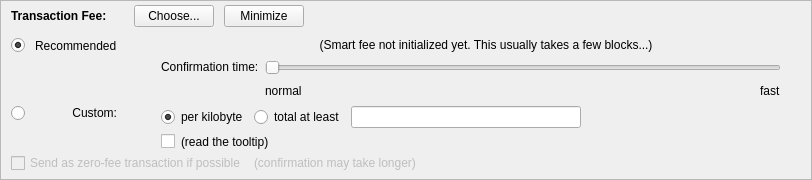
    <widget class="QFrame" name="frameFee">
     <property name="sizePolicy">
      <sizepolicy hsizetype="Expanding" vsizetype="Expanding">
       <horstretch>0</horstretch>
       <verstretch>0</verstretch>
      </sizepolicy>
     </property>
     <property name="maximumSize">
      <size>
       <width>16777215</width>
       <height>16777215</height>
      </size>
     </property>
     <property name="frameShape">
      <enum>QFrame::StyledPanel</enum>
     </property>
     <property name="frameShadow">
      <enum>QFrame::Sunken</enum>
     </property>
     <layout class="QVBoxLayout" name="verticalLayoutFee1">
      <property name="spacing">
       <number>0</number>
      </property>
      <property name="leftMargin">
       <number>0</number>
      </property>
      <property name="topMargin">
       <number>0</number>
      </property>
      <property name="rightMargin">
       <number>0</number>
      </property>
      <property name="bottomMargin">
       <number>0</number>
      </property>
      <item>
       <layout class="QVBoxLayout" name="verticalLayoutFee2" stretch="0,0,0">
        <property name="spacing">
         <number>0</number>
        </property>
        <property name="leftMargin">
         <number>10</number>
        </property>
        <property name="topMargin">
         <number>0</number>
        </property>
        <item>
         <layout class="QHBoxLayout" name="horizontalLayoutFee1">
          <property name="bottomMargin">
           <number>0</number>
          </property>
          <item>
           <layout class="QVBoxLayout" name="verticalLayoutFee7">
            <property name="spacing">
             <number>0</number>
            </property>
            <item>
             <spacer name="verticalSpacerSmartFee">
              <property name="orientation">
               <enum>Qt::Vertical</enum>
              </property>
              <property name="sizeType">
               <enum>QSizePolicy::Fixed</enum>
              </property>
              <property name="sizeHint" stdset="0">
               <size>
                <width>1</width>
                <height>4</height>
               </size>
              </property>
             </spacer>
            </item>
            <item>
             <layout class="QHBoxLayout" name="horizontalLayoutSmartFee">
              <property name="spacing">
               <number>10</number>
              </property>
              <item>
               <widget class="QLabel" name="labelFeeHeadline">
                <property name="sizePolicy">
                 <sizepolicy hsizetype="Preferred" vsizetype="Maximum">
                  <horstretch>0</horstretch>
                  <verstretch>0</verstretch>
                 </sizepolicy>
                </property>
                <property name="font">
                 <font>
                  <weight>75</weight>
                  <bold>true</bold>
                 </font>
                </property>
                <property name="styleSheet">
                 <string notr="true">font-weight:bold;</string>
                </property>
                <property name="text">
                 <string>Transaction Fee:</string>
                </property>
               </widget>
              </item>
              <item>
               <widget class="QLabel" name="labelFeeMinimized">
                <property name="text">
                 <string/>
                </property>
               </widget>
              </item>
              <item>
               <widget class="QPushButton" name="buttonChooseFee">
                <property name="text">
                 <string>Choose...</string>
                </property>
               </widget>
              </item>
              <item>
               <widget class="QPushButton" name="buttonMinimizeFee">
                <property name="toolTip">
                 <string>collapse fee-settings</string>
                </property>
                <property name="text">
                 <string>Minimize</string>
                </property>
               </widget>
              </item>
             </layout>
            </item>
            <item>
             <spacer name="verticalSpacer_5">
              <property name="orientation">
               <enum>Qt::Vertical</enum>
              </property>
              <property name="sizeHint" stdset="0">
               <size>
                <width>1</width>
                <height>1</height>
               </size>
              </property>
             </spacer>
            </item>
           </layout>
          </item>
          <item>
           <spacer name="horizontalSpacer_4">
            <property name="orientation">
             <enum>Qt::Horizontal</enum>
            </property>
            <property name="sizeHint" stdset="0">
             <size>
              <width>40</width>
              <height>20</height>
             </size>
            </property>
           </spacer>
          </item>
         </layout>
        </item>
        <item>
         <widget class="QFrame" name="frameFeeSelection">
          <layout class="QVBoxLayout" name="verticalLayoutFee12">
           <property name="spacing">
            <number>0</number>
           </property>
           <property name="leftMargin">
            <number>0</number>
           </property>
           <property name="topMargin">
            <number>0</number>
           </property>
           <property name="rightMargin">
            <number>0</number>
           </property>
           <property name="bottomMargin">
            <number>0</number>
           </property>
           <item>
            <layout class="QGridLayout" name="gridLayoutFee">
             <property name="topMargin">
              <number>10</number>
             </property>
             <property name="bottomMargin">
              <number>4</number>
             </property>
             <property name="horizontalSpacing">
              <number>10</number>
             </property>
             <property name="verticalSpacing">
              <number>4</number>
             </property>
             <item row="2" column="4">
              <layout class="QVBoxLayout" name="verticalLayoutFee8">
               <property name="spacing">
                <number>6</number>
               </property>
               <item>
                <layout class="QHBoxLayout" name="horizontalLayoutFee13">
                 <item>
                  <widget class="QRadioButton" name="radioCustomPerKilobyte">
                   <property name="toolTip">
                    <string>If the custom fee is set to 1000 uBREWHAUSTs and the transaction is only 250 bytes, then &quot;per kilobyte&quot; only pays 250 uBREWHAUSTs in fee,&lt;br /&gt;while &quot;at least&quot; pays 1000 uBREWHAUSTs. For transactions bigger than a kilobyte both pay by kilobyte.</string>
                   </property>
                   <property name="text">
                    <string>per kilobyte</string>
                   </property>
                   <property name="checked">
                    <bool>true</bool>
                   </property>
                   <attribute name="buttonGroup">
                    <string notr="true">groupCustomFee</string>
                   </attribute>
                  </widget>
                 </item>
                 <item>
                  <widget class="QRadioButton" name="radioCustomAtLeast">
                   <property name="toolTip">
                    <string>If the custom fee is set to 1000 uBREWHAUSTs and the transaction is only 250 bytes, then &quot;per kilobyte&quot; only pays 250 uBREWHAUSTs in fee,&lt;br /&gt;while &quot;total at least&quot; pays 1000 uBREWHAUSTs. For transactions bigger than a kilobyte both pay by kilobyte.</string>
                   </property>
                   <property name="text">
                    <string>total at least</string>
                   </property>
                   <attribute name="buttonGroup">
                    <string notr="true">groupCustomFee</string>
                   </attribute>
                  </widget>
                 </item>
                 <item>
                  <widget class="BitcoinAmountField" name="customFee"/>
                 </item>
                 <item>
                  <spacer name="horizontalSpacer_6">
                   <property name="orientation">
                    <enum>Qt::Horizontal</enum>
                   </property>
                   <property name="sizeHint" stdset="0">
                    <size>
                     <width>1</width>
                     <height>1</height>
                    </size>
                   </property>
                  </spacer>
                 </item>
                </layout>
               </item>
               <item>
                <layout class="QHBoxLayout" name="horizontalLayoutFee8">
                 <item>
                  <widget class="QCheckBox" name="checkBoxMinimumFee">
                   <property name="toolTip">
                    <string>Paying only the minimum fee is just fine as long as there is less transaction volume than space in the blocks.&lt;br /&gt;But be aware that this can end up in a never confirming transaction once there is more demand for BREWHAUST transactions than the network can process.</string>
                   </property>
                   <property name="text">
                    <string/>
                   </property>
                  </widget>
                 </item>
                 <item>
                  <widget class="QLabel" name="labelMinFeeWarning">
                   <property name="enabled">
                    <bool>true</bool>
                   </property>
                   <property name="toolTip">
                    <string>Paying only the minimum fee is just fine as long as there is less transaction volume than space in the blocks.&lt;br /&gt;But be aware that this can end up in a never confirming transaction once there is more demand for BREWHAUST transactions than the network can process.</string>
                   </property>
                   <property name="text">
                    <string>(read the tooltip)</string>
                   </property>
                   <property name="margin">
                    <number>5</number>
                   </property>
                  </widget>
                 </item>
                 <item>
                  <spacer name="horizontalSpacer_2">
                   <property name="orientation">
                    <enum>Qt::Horizontal</enum>
                   </property>
                   <property name="sizeHint" stdset="0">
                    <size>
                     <width>1</width>
                     <height>1</height>
                    </size>
                   </property>
                  </spacer>
                 </item>
                </layout>
               </item>
              </layout>
             </item>
             <item row="1" column="0">
              <layout class="QVBoxLayout" name="verticalLayoutFee4" stretch="1">
               <item>
                <spacer name="verticalSpacer_2">
                 <property name="orientation">
                  <enum>Qt::Vertical</enum>
                 </property>
                 <property name="sizeHint" stdset="0">
                  <size>
                   <width>1</width>
                   <height>1</height>
                  </size>
                 </property>
                </spacer>
               </item>
              </layout>
             </item>
             <item row="2" column="0">
              <layout class="QVBoxLayout" name="verticalLayoutFee9" stretch="0,1">
               <item>
                <widget class="QRadioButton" name="radioCustomFee">
                 <property name="text">
                  <string/>
                 </property>
                 <attribute name="buttonGroup">
                  <string notr="true">groupFee</string>
                 </attribute>
                </widget>
               </item>
               <item>
                <spacer name="verticalSpacer_6">
                 <property name="orientation">
                  <enum>Qt::Vertical</enum>
                 </property>
                 <property name="sizeHint" stdset="0">
                  <size>
                   <width>1</width>
                   <height>1</height>
                  </size>
                 </property>
                </spacer>
               </item>
              </layout>
             </item>
             <item row="1" column="4">
              <layout class="QVBoxLayout" name="verticalLayoutFee3" stretch="0,0,1">
               <property name="spacing">
                <number>6</number>
               </property>
               <property name="topMargin">
                <number>2</number>
               </property>
               <item>
                <layout class="QHBoxLayout" name="horizontalLayoutFee12">
                 <item>
                  <spacer name="horizontalSpacer_5">
                   <property name="orientation">
                    <enum>Qt::Horizontal</enum>
                   </property>
                   <property name="sizeHint" stdset="0">
                    <size>
                     <width>1</width>
                     <height>1</height>
                    </size>
                   </property>
                  </spacer>
                 </item>
                </layout>
               </item>
               <item>
                <layout class="QHBoxLayout" name="horizontalLayoutFee9">
                 <item>
                  <layout class="QVBoxLayout" name="verticalLayoutFee6">
                   <item>
                    <widget class="QLabel" name="labelSmartFee3">
                     <property name="text">
                      <string>Confirmation time:</string>
                     </property>
                     <property name="margin">
                      <number>2</number>
                     </property>
                    </widget>
                   </item>
                   <item>
                    <spacer name="verticalSpacer_3">
                     <property name="orientation">
                      <enum>Qt::Vertical</enum>
                     </property>
                     <property name="sizeHint" stdset="0">
                      <size>
                       <width>1</width>
                       <height>1</height>
                      </size>
                     </property>
                    </spacer>
                   </item>
                  </layout>
                 </item>
                 <item>
                  <layout class="QVBoxLayout" name="verticalLayoutFee5">
                   <property name="rightMargin">
                    <number>30</number>
                   </property>
                   <item>
                    <widget class="QSlider" name="sliderSmartFee">
                     <property name="minimum">
                      <number>0</number>
                     </property>
                     <property name="maximum">
                      <number>24</number>
                     </property>
                     <property name="pageStep">
                      <number>1</number>
                     </property>
                     <property name="value">
                      <number>0</number>
                     </property>
                     <property name="orientation">
                      <enum>Qt::Horizontal</enum>
                     </property>
                     <property name="invertedAppearance">
                      <bool>false</bool>
                     </property>
                     <property name="invertedControls">
                      <bool>false</bool>
                     </property>
                     <property name="tickPosition">
                      <enum>QSlider::NoTicks</enum>
                     </property>
                    </widget>
                   </item>
                   <item>
                    <layout class="QHBoxLayout" name="horizontalLayoutFee10">
                     <item>
                      <widget class="QLabel" name="labelSmartFeeNormal">
                       <property name="text">
                        <string>normal</string>
                       </property>
                      </widget>
                     </item>
                     <item>
                      <spacer name="horizontalSpacer_3">
                       <property name="orientation">
                        <enum>Qt::Horizontal</enum>
                       </property>
                       <property name="sizeHint" stdset="0">
                        <size>
                         <width>40</width>
                         <height>20</height>
                        </size>
                       </property>
                      </spacer>
                     </item>
                     <item>
                      <widget class="QLabel" name="labelSmartFeeFast">
                       <property name="text">
                        <string>fast</string>
                       </property>
                      </widget>
                     </item>
                    </layout>
                   </item>
                  </layout>
                 </item>
                </layout>
               </item>
               <item>
                <spacer name="verticalSpacer_4">
                 <property name="orientation">
                  <enum>Qt::Vertical</enum>
                 </property>
                 <property name="sizeHint" stdset="0">
                  <size>
                   <width>1</width>
                   <height>1</height>
                  </size>
                 </property>
                </spacer>
               </item>
              </layout>
             </item>
             <item row="0" column="1">
              <widget class="QLabel" name="labelSmartFee_2">
               <property name="text">
                <string>Recommended</string>
               </property>
              </widget>
             </item>
             <item row="0" column="0">
              <widget class="QRadioButton" name="radioSmartFee">
               <property name="text">
                <string/>
               </property>
               <property name="checked">
                <bool>true</bool>
               </property>
               <attribute name="buttonGroup">
                <string notr="true">groupFee</string>
               </attribute>
              </widget>
             </item>
             <item row="2" column="1">
              <widget class="QLabel" name="labelCustomFee">
               <property name="text">
                <string>Custom:</string>
               </property>
               <property name="alignment">
                <set>Qt::AlignRight|Qt::AlignTop|Qt::AlignTrailing</set>
               </property>
              </widget>
             </item>
             <item row="0" column="2">
              <widget class="QLabel" name="labelSmartFee">
               <property name="text">
                <string/>
               </property>
               <property name="margin">
                <number>2</number>
               </property>
              </widget>
             </item>
             <item row="0" column="3">
              <widget class="QLabel" name="labelFeeEstimation">
               <property name="text">
                <string/>
               </property>
              </widget>
             </item>
             <item row="0" column="4">
              <widget class="QLabel" name="labelSmartFee2">
               <property name="text">
                <string>(Smart fee not initialized yet. This usually takes a few blocks...)</string>
               </property>
               <property name="alignment">
                <set>Qt::AlignHCenter</set>
               </property>
               <property name="wordWrap">
                <bool>true</bool>
               </property>
               <property name="margin">
                <number>2</number>
               </property>
              </widget>
             </item>
            </layout>
           </item>
           <item>
            <layout class="QHBoxLayout" name="horizontalLayoutFee5" stretch="0,0,0">
             <property name="spacing">
              <number>8</number>
             </property>
             <property name="bottomMargin">
              <number>4</number>
             </property>
             <item>
              <widget class="QCheckBox" name="checkBoxFreeTx">
               <property name="enabled">
                <bool>false</bool>
               </property>
               <property name="mouseTracking">
                <bool>true</bool>
               </property>
               <property name="text">
                <string>Send as zero-fee transaction if possible</string>
               </property>
              </widget>
             </item>
             <item>
              <widget class="QLabel" name="labelFreeTx">
               <property name="enabled">
                <bool>false</bool>
               </property>
               <property name="text">
                <string>(confirmation may take longer)</string>
               </property>
               <property name="margin">
                <number>5</number>
               </property>
              </widget>
             </item>
             <item>
              <spacer name="horizontalSpacerFee5">
               <property name="orientation">
                <enum>Qt::Horizontal</enum>
               </property>
               <property name="sizeHint" stdset="0">
                <size>
                 <width>1</width>
                 <height>1</height>
                </size>
               </property>
              </spacer>
             </item>
            </layout>
           </item>
           <item>
            <spacer name="verticalSpacerFee2">
             <property name="orientation">
              <enum>Qt::Vertical</enum>
             </property>
             <property name="sizeHint" stdset="0">
              <size>
               <width>1</width>
               <height>1</height>
              </size>
             </property>
            </spacer>
           </item>
          </layout>
         </widget>
        </item>
        <item>
         <spacer name="verticalSpacerFee">
          <property name="orientation">
           <enum>Qt::Vertical</enum>
          </property>
          <property name="sizeHint" stdset="0">
           <size>
            <width>800</width>
            <height>1</height>
           </size>
          </property>
         </spacer>
        </item>
       </layout>
      </item>
     </layout>
    </widget>
